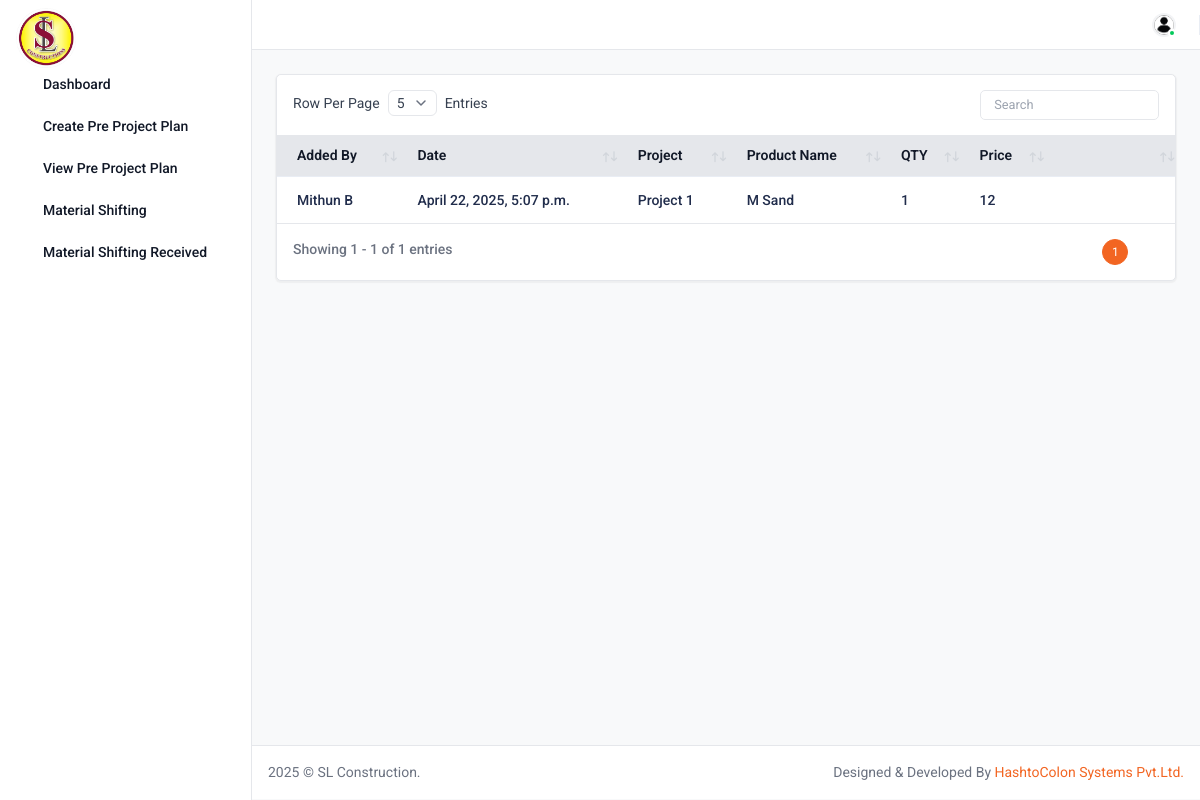
Before: /in_stock_inventory_all/ (signed in) with the older database file.
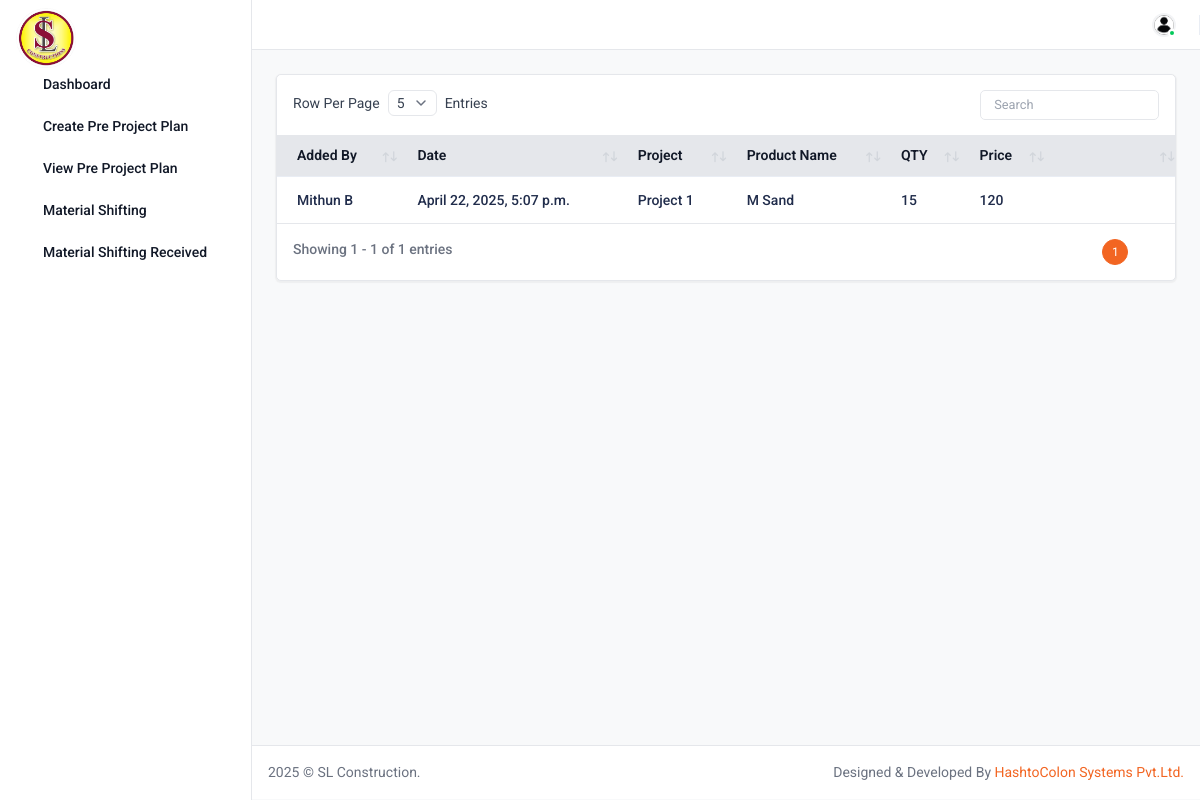
After: the same page with the newer database file.
### base/models.py (models this page shows, shortened)
class stocks_in_Inventory(models.Model):
   user = models.ForeignKey(User, on_delete=models.CASCADE)
   project = models.ForeignKey(Project, blank=True, null=True, on_delete=models.CASCADE)
   name=models.CharField(max_length=255,default="", blank=True) #
   qty=models.CharField(max_length=25, default="", blank=True)
   price=models.CharField(max_length=25, default="", blank=True)
   image=models.ImageField(upload_to='inventory/' ,blank=True,)
   date = models.DateTimeField(auto_now_add=True, blank=True)
   lon=models.CharField(max_length=255, default="", blank=True)
   lat=models.CharField(max_length=255, default="", blank=True)

class User(AbstractUser):
   designation = models.CharField(max_length = 20, choices = designation_choice, null=True, blank=True)

class Project(models.Model):
   project_name=models.CharField(max_length=255, default="", blank=True)
   address=models.TextField(default="", blank=True)
   date = models.DateTimeField(auto_now_add=True, blank=True)

### base/views.py (the view)
# urls.py: path("in_stock_inventory_all/",views.in_stock_inventory_all, name="in_stock_inventory_all"),
@login_required
def in_stock_inventory_all(request):
 post=stocks_in_Inventory.objects.all().order_by("-id")
 context = {'post': post}
 return render(request, "instockinventory_table-all.html", context)

### templates/instockinventory_table-all.html (shortened to what this page needs)
{% extends "base.html" %}
{% load static %}
{% load widget_tweaks %}
{% block content %}
<div class="content">
      <div class="row">
    <div class="col-sm-12">
      <div class="card">
        <div class="card-body p-0">
          <div class="custom-datatable-filter table-responsive">
            <table class="table datatable">
              <thead class="thead-light">
                <tr>
                  <th>Added By</th>
                  <th>Date </th>
                  <th>Project</th>
                  <th>Product Name</th>
                  <th>QTY</th>
                  <th>Price</th>
                  <th></th>
                </tr>
              </thead>
              <tbody>
                {% for posts in post %}
                <tr>
                  <td><h6 class="fw-medium">{{posts.user.first_name}} {{posts.user.last_name}}</h6></td>
                  <td><h6 class="fw-medium">{{posts.date}}</h6></td>
                  <td><h6 class="fw-medium">{{posts.project.project_name}}</h6></td>
                  <td><h6 class="fw-medium">{{posts.name}}</h6></td>
                  <td><h6 class="fw-medium">{{posts.qty}}</h6></td>
                  <td><h6 class="fw-medium">{{posts.price}}</h6></td>
                  <td>
                    <div class="action-icon d-inline-flex">
                      <a href="{% url 'base:in_stock_inventory_details' posts.pk %}" class="me-5"
                        ><i class="ti ti-eye text-success"></i
                      ></a>
                    </div>
                  </td>
                </tr>
                {% endfor %}
              </tbody>
            </table>
          </div>
        </div>
      </div>
    </div>
  </div>
</div >
{% endblock content %}

Changed rows visible on the page:
changed stocks_in_Inventory "M Sand": qty "1" → "15"; price "12" → "120"
